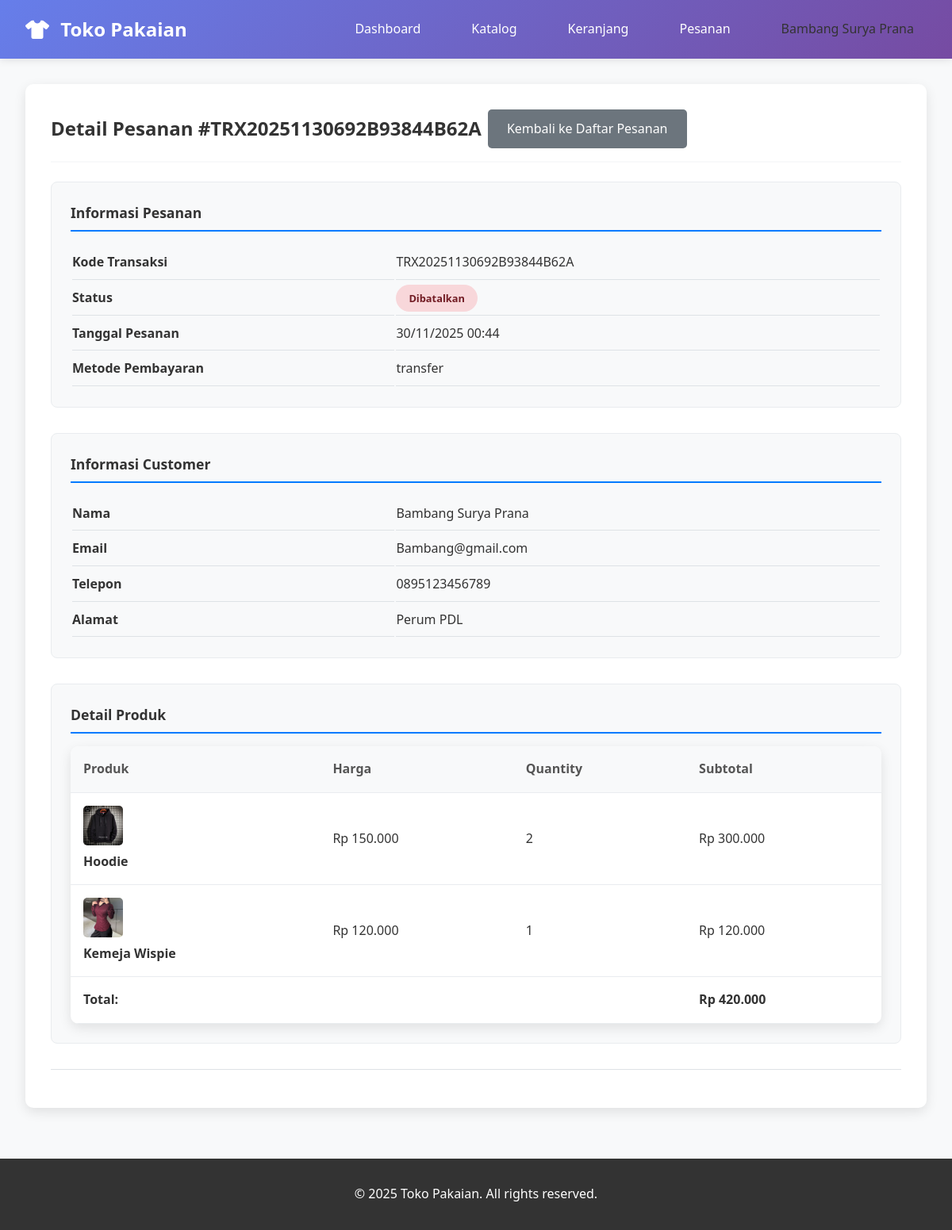
Screenshot of /user/order_detail.php?id=3 (signed in) with the database file from the repository.
### tables this page shows
CREATE TABLE IF NOT EXISTS `transactions` (
  `id` int NOT NULL AUTO_INCREMENT,
  `user_id` int DEFAULT NULL,
  `transaction_code` varchar(50) NOT NULL,
  `total_amount` decimal(10,2) NOT NULL,
  `status` enum('pending','paid','processing','ready_pickup','shipped','completed','cancelled') DEFAULT 'pending',
  `payment_method` varchar(50) DEFAULT NULL,
  `paid_at` datetime DEFAULT NULL,
  `payment_proof` varchar(255) DEFAULT NULL,
  `shipping_address` text,
  `notes` text,
  `created_at` timestamp NULL DEFAULT CURRENT_TIMESTAMP,
  `updated_at` timestamp NULL DEFAULT CURRENT_TIMESTAMP ON UPDATE CURRENT_TIMESTAMP,
  PRIMARY KEY (`id`),
  UNIQUE KEY `transaction_code` (`transaction_code`),
  KEY `user_id` (`user_id`),
  CONSTRAINT `transactions_ibfk_1` FOREIGN KEY (`user_id`) REFERENCES `users` (`id`) ON DELETE SET NULL
);

CREATE TABLE IF NOT EXISTS `users` (
  `id` int NOT NULL AUTO_INCREMENT,
  `username` varchar(50) NOT NULL,
  `email` varchar(100) NOT NULL,
  `password` varchar(255) NOT NULL,
  `full_name` varchar(100) NOT NULL,
  `phone` varchar(20) DEFAULT NULL,
  `address` text,
  `role` enum('admin','user') DEFAULT 'user',
  `created_at` timestamp NULL DEFAULT CURRENT_TIMESTAMP,
  `updated_at` timestamp NULL DEFAULT CURRENT_TIMESTAMP ON UPDATE CURRENT_TIMESTAMP,
  PRIMARY KEY (`id`),
  UNIQUE KEY `username` (`username`),
  UNIQUE KEY `email` (`email`)
);

CREATE TABLE IF NOT EXISTS `transaction_items` (
  `id` int NOT NULL AUTO_INCREMENT,
  `transaction_id` int DEFAULT NULL,
  `product_id` int DEFAULT NULL,
  `quantity` int NOT NULL,
  `price` decimal(10,2) NOT NULL,
  PRIMARY KEY (`id`),
  KEY `transaction_id` (`transaction_id`),
  KEY `product_id` (`product_id`),
  CONSTRAINT `transaction_items_ibfk_1` FOREIGN KEY (`transaction_id`) REFERENCES `transactions` (`id`) ON DELETE CASCADE,
  CONSTRAINT `transaction_items_ibfk_2` FOREIGN KEY (`product_id`) REFERENCES `products` (`id`) ON DELETE SET NULL
);

CREATE TABLE IF NOT EXISTS `products` (
  `id` int NOT NULL AUTO_INCREMENT,
  `name` varchar(255) NOT NULL,
  `description` text,
  `category_id` int DEFAULT NULL,
  `size` enum('S','M','L','XL','XXL') NOT NULL,
  `color` varchar(50) NOT NULL,
  `price` decimal(10,2) NOT NULL,
  `stock` int NOT NULL,
  `image` varchar(255) DEFAULT NULL,
  `is_active` tinyint(1) DEFAULT '1',
  `created_at` timestamp NULL DEFAULT CURRENT_TIMESTAMP,
  `updated_at` timestamp NULL DEFAULT CURRENT_TIMESTAMP ON UPDATE CURRENT_TIMESTAMP,
  PRIMARY KEY (`id`),
  KEY `category_id` (`category_id`),
  CONSTRAINT `products_ibfk_1` FOREIGN KEY (`category_id`) REFERENCES `categories` (`id`) ON DELETE SET NULL
);

### includes/functions.php (called while the page is built, shortened)
<?php
function formatPrice($price) {
    return 'Rp ' . number_format($price, 0, ',', '.');
}
?>

### user/order_detail.php (the view, shortened to what this page needs)
<?php
require_once '../includes/auth.php';
include '../includes/header.php';
$order_id = $_GET['id'];
$user_id = $_SESSION['user_id'];
try {
    $stmt = $pdo->prepare("
        SELECT t.*, u.full_name, u.email, u.phone, u.address
        FROM transactions t
        LEFT JOIN users u ON t.user_id = u.id
        WHERE t.id = ? AND t.user_id = ?
    ");
    $stmt->execute([$order_id, $user_id]);
    $order = $stmt->fetch(PDO::FETCH_ASSOC);
    $stmt = $pdo->prepare("
        SELECT ti.*, p.name as product_name, p.image
        FROM transaction_items ti
        LEFT JOIN products p ON ti.product_id = p.id
        WHERE ti.transaction_id = ?
    ");
    $stmt->execute([$order_id]);
    $items = $stmt->fetchAll(PDO::FETCH_ASSOC);
} catch (PDOException $e) {
    $_SESSION['error'] = "Error: " . $e->getMessage();
    header('Location: orders.php');
    exit;
}
?>
<link rel="stylesheet" href="../assets/css/style.css">
<div class="card">
    <div class="card-header d-flex justify-content-between align-items-center">
        <h2 class="card-title mb-0">Detail Pesanan #<?php echo $order['transaction_code']; ?></h2>
        <a href="orders.php" class="btn btn-secondary">Kembali ke Daftar Pesanan</a>
    </div>
    <div class="card-body">
        <div class="row">
            <div class="col-md-6">
                <div class="info-section">
                    <h4>Informasi Pesanan</h4>
                    <table class="info-table">
                        <tr>
                            <td><strong>Kode Transaksi</strong></td>
                            <td><?php echo $order['transaction_code']; ?></td>
                        </tr>
                        <tr>
                            <td><strong>Status</strong></td>
                            <td>
                                <span class="status-badge status-<?php echo $order['status']; ?>">
                                    <?php echo getStatusText($order['status']); ?>
                                </span>
                            </td>
                        </tr>
                        <tr>
                            <td><strong>Tanggal Pesanan</strong></td>
                            <td><?php echo date('d/m/Y H:i', strtotime($order['created_at'])); ?></td>
                        </tr>
                        <tr>
                            <td><strong>Metode Pembayaran</strong></td>
                            <td><?php echo $order['payment_method'] ?: '-'; ?></td>
                        </tr>
                    </table>
                </div>
            </div>
            <div class="col-md-6">
                <div class="info-section">
                    <h4>Informasi Customer</h4>
                    <table class="info-table">
                        <tr>
                            <td><strong>Nama</strong></td>
                            <td><?php echo htmlspecialchars($order['full_name']); ?></td>
                        </tr>
                        <tr>
                            <td><strong>Email</strong></td>
                            <td><?php echo htmlspecialchars($order['email']); ?></td>
                        </tr>
                        <tr>
                            <td><strong>Telepon</strong></td>
                            <td><?php echo htmlspecialchars($order['phone'] ?: '-'); ?></td>
                        </tr>
                        <tr>
                            <td><strong>Alamat</strong></td>
                            <td><?php echo htmlspecialchars($order['address'] ?: '-'); ?></td>
                        </tr>
                    </table>
                </div>
            </div>
        </div>
        <div class="info-section">
            <h4>Detail Produk</h4>
            <div class="table-responsive">
                <table class="table">
                    <thead>
                        <tr>
                            <th>Produk</th>
                            <th>Harga</th>
                            <th>Quantity</th>
                            <th>Subtotal</th>
                        </tr>
                    </thead>
                    <tbody>
                        <?php foreach ($items as $item): ?>
                            <tr>
                                <td>
                                    <div class="d-flex align-items-center">
                                        <?php if (!empty($item['image'])): ?>
                                            <img src="../<?php echo UPLOAD_PATH . $item['image']; ?>" alt="<?php echo htmlspecialchars($item['product_name']); ?>" class="product-image-sm me-3">
                                        <?php else: ?>
                                            <div class="product-image-placeholder-sm me-3">
                                                <i class="fas fa-image"></i>
                                            </div>
                                        <?php endif; ?>
                                        <div>
                                            <strong><?php echo htmlspecialchars($item['product_name']); ?></strong>
                                        </div>
                                    </div>
                                </td>
                                <td><?php echo formatPrice($item['price']); ?></td>
                                <td><?php echo $item['quantity']; ?></td>
                                <td><?php echo formatPrice($item['price'] * $item['quantity']); ?></td>
                            </tr>
                        <?php endforeach; ?>
                    </tbody>
                    <tfoot>
                        <tr>
                            <td colspan="3" class="text-end"><strong>Total:</strong></td>
                            <td><strong><?php echo formatPrice($order['total_amount']); ?></strong></td>
                        </tr>
                    </tfoot>
                </table>
            </div>
        </div>
        <div class="action-buttons">
        </div>
    </div>
</div>
<?php
function getStatusText($status) {
    $statusMap = [
        'pending' => 'Menunggu Pembayaran',
        'paid' => 'Telah Dibayar - Sedang Diproses',
        'processing' => 'Sedang Diproses',
        'ready_pickup' => 'Siap Diambil',
        'shipped' => 'Dikirim',
        'completed' => 'Selesai',
        'cancelled' => 'Dibatalkan'
    ];
    return $statusMap[$status] ?? ucfirst(str_replace('_', ' ', $status));
}
?>
<?php include '../includes/footer.php'; ?>

### assets/css/style.css (style rules this page uses)
* { margin: 0; padding: 0; box-sizing: border-box; }
body { font-family: 'Segoe UI', Tahoma, Geneva, Verdana, sans-serif; line-height: 1.6; color: #333; background-color: #f8f9fa; }
.card { background: white; border-radius: 10px; padding: 2rem; box-shadow: 0 5px 15px rgba(0,0,0,0.1); margin-bottom: 2rem; }
.card-header { display: flex; justify-content: between; align-items: center; margin-bottom: 1.5rem; padding-bottom: 1rem; border-bottom: 2px solid #f8f9fa; }
.card-title { font-size: 1.5rem; font-weight: 600; color: #333; }
.btn { display: inline-block; padding: 0.75rem 1.5rem; border: none; border-radius: 5px; text-decoration: none; text-align: center; cursor: pointer; transition: all 0.3s; font-weight: 500; }
.table { width: 100%; border-collapse: collapse; background: white; border-radius: 10px; overflow: hidden; box-shadow: 0 5px 15px rgba(0,0,0,0.1); }
.table th, .table td { padding: 1rem; text-align: left; border-bottom: 1px solid #e9ecef; }
.table th { background-color: #f8f9fa; font-weight: 600; color: #555; }
.btn-secondary { background: #6c757d; color: white; border: none; padding: 0.75rem 1.5rem; border-radius: 5px; cursor: pointer; font-size: 1rem; margin-left: 0.5rem; }

### user/order_detail.php (style rules this page uses)
.info-section { margin-bottom: 2rem; padding: 1.5rem; background: #f8f9fa; border-radius: 8px; border: 1px solid #e9ecef; }
.info-section h4 { color: #333; margin-bottom: 1rem; font-size: 1.1rem; border-bottom: 2px solid #007bff; padding-bottom: 0.5rem; }
.info-table { width: 100%; }
.info-table td { padding: 0.5rem 0; border-bottom: 1px solid #dee2e6; }
.info-table td:first-child { width: 40%; font-weight: 500; }
.action-buttons { display: flex; gap: 1rem; margin-top: 2rem; padding-top: 1rem; border-top: 1px solid #dee2e6; }
.status-badge { padding: 0.5rem 1rem; border-radius: 20px; font-weight: 600; font-size: 0.8rem; }
.status-cancelled { background: #f8d7da; color: #721c24; }
.product-image-sm { width: 50px; height: 50px; object-fit: cover; border-radius: 5px; }

### rows the page displays
transactions: transaction_code "TRX20251130692B93844B62A", status "Dibatalkan", created_at "30/11/2025 00:44", payment_method "transfer", user.full_name "Bambang Surya Prana", user.email "Bambang@gmail.com", user.phone "0895123456789", user.address "Perum PDL", total_amount "Rp 420.000"
transaction_items: product.image (picture), product.name "Hoodie", price "Rp 150.000", quantity "2", formatPrice($item['price'] * $item['quantity']) "Rp 300.000"
transaction_items: product.image (picture), product.name "Kemeja Wispie", price "Rp 120.000", quantity "1", formatPrice($item['price'] * $item['quantity']) "Rp 120.000"

### other values shown
$_SESSION['full_name'] "Bambang Surya Prana"
